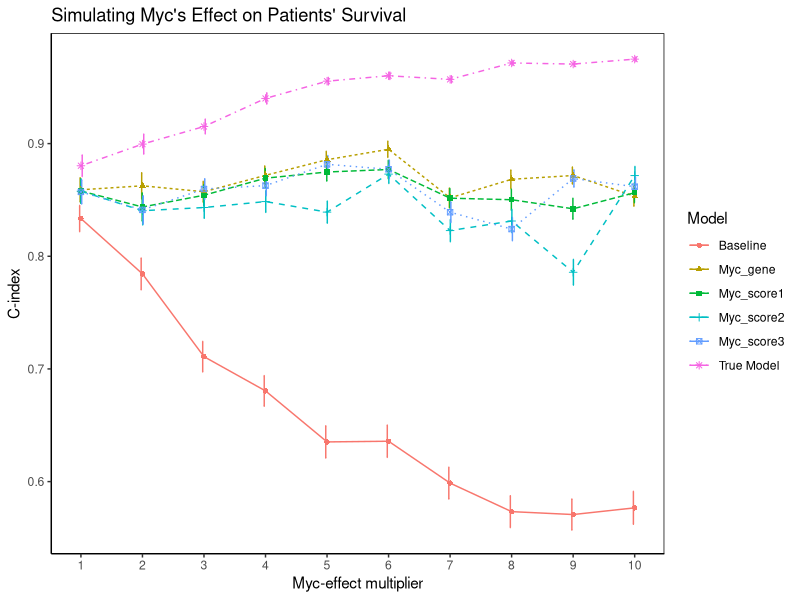

Write the R code that produced this figure.
library(survival)
library(ggplot2)


#n:number of patients/rows
#K:number of myc-target genes
#lambda:parameter of exponential distribution
#nb_mean:parameter of NB distribution
#nb_size:parameter of NB distribution
#coef_myc: relative coeffient magnitude of myc effect in the true model
#theta: censoring distribution parameter, C follows U(0,theta)

#theta=100000: censoring rate=0
#theta=200: censoring rate=0.1
#theta=100: censoring rate=0.2
#theta=60: censoring rate=0.3
#theta=30: censoring rate=0.5
#theta=20: censoring rate=0.6
#theta=10: censoring rate=0.7

n=1000
K=10
lambda=0.01
alpha=0.1
nb_mean=5
nb_size=1
coef_myc=2
theta=200

simu_myc_effect<-function(n,K,lambda,alpha,nb_mean,nb_size,coef_myc,theta){
  
  # 1.Simulate survival time using Cox PH model based on exponential distribution as basedline hazard distribution
  
  # baseline covariates: x1,x2,x3,x4,x5,myc
  
  x1=rnorm(n,0,1)
  x2=rnorm(n,0,1)
  x3=rnorm(n,0,1)
  x4=rbinom(n,1,0.2)
  x5=rbinom(n,1,0.5)
  myc=rnorm(n,0,1)
  
  df1=data.frame(x1,x2,x3,x4,x5,myc)
  
  coef=c(1,1,1,1,1,coef_myc) # coeffient of baseline covariates: x1,x2,x3,x4,x5,myc
  
  # use inverese cdf formula to generate survival time
  
  # simu_exp<-function(x,lambda){
  #   u=runif(1,0,1)
  #   t=-log(u)/(lambda*exp(coef %*% x))
  #   return(t)
  # }
  simu_gompertz<-function(x,lambda,alpha){
    u=runif(1,0,1)
    t=1/alpha*log(1-(alpha*log(u))/(lambda*exp(coef %*% x)))
    return(t)
  }

  #true survival time
  #surv=apply(df1,1,simu_exp,lambda)
  surv=apply(df1,1,simu_gompertz,lambda,alpha)
  
  #censoring time
  C=runif(n,0,theta)
  
  #hist(surv)

  df1$time=pmin(surv,C)
  df1$status=ifelse(surv<=C,1,0)
  
  # 2. Simulate myc's effect on target gene expression
  
  simu_myc<-function(n,K,mean,myc,size){
    df<-NULL
    weight=runif(K,0,2) # weight assigned to each of the K gene, indicating myc's effect size on the gene
    for(k in 1:K){
      effect=exp(myc)*weight[k]
      temp=c()
      for(i in 1:n){
        cur=rnbinom(1, mu = mean*effect[i], size = size)
        temp=c(temp,cur)
      }
      df=cbind(df,temp)
      colnames(df)[k]<-paste0('g',k)
    }
    df=as.data.frame(df)
    return(list(df,weight))
  }
  
  
  
  res=simu_myc(n,K,mean=nb_mean,myc=myc,size=nb_size)
  
  df2=res[[1]]
  weight=res[[2]]
  
  # myc-scores:
  
  # 1. simple weighted sum
  myc_score1=as.matrix(df2) %*% weight
  
  # 2. signed weighted sum
  sign=ifelse(weight>1,1,-1)
  myc_score2=as.matrix(df2) %*% (weight*sign)
  
  # 3. down and up seperated sum
  ind=weight>1
  myc_score3_up=as.matrix(df2[ind]) %*% weight[ind]
  myc_score3_down=as.matrix(df2[-ind]) %*% weight[-ind]
  
  # 4. normalized weighted sum
  
  #myc_score4=(as.matrix(df2) %*% weight)/sum(weight^2)
  
  
  df<-cbind(df1,df2,myc_score1,myc_score2,myc_score3_up,myc_score3_down)
  
  
  fit_myc <- coxph(Surv(time = df$time, event = df$status) ~ x1+x2+x3+x4+x5+myc, data = df)
  #summary(fit_myc) 
  
  
  fit_baseline <- coxph(Surv(time = df$time, event = df$status) ~ x1+x2+x3+x4+x5, data = df)
  #summary(fit_baseline) 
  
  fit_myc_gene <- coxph(Surv(time = df$time, event = df$status) ~.-myc-time-status-myc_score1-myc_score2-myc_score3_up-myc_score3_down, data = df)
  #summary(fit_myc_gene) 
  
  fit_myc_score1 <- coxph(Surv(time = df$time, event = df$status) ~x1+x2+x3+x4+x5+myc_score1, data = df)
  #summary(fit_myc_score1) 
  
  fit_myc_score2 <- coxph(Surv(time = df$time, event = df$status) ~x1+x2+x3+x4+x5+myc_score2, data = df)
  #summary(fit_myc_score2) 
  
  fit_myc_score3 <- coxph(Surv(time = df$time, event = df$status) ~x1+x2+x3+x4+x5+myc_score3_up+myc_score3_down, data = df)
  #summary(fit_myc_score3) 
  
  
  out<-data.frame(rbind(summary(fit_myc)$concordance,
                        summary(fit_baseline)$concordance,
                        summary(fit_myc_gene)$concordance,
                        summary(fit_myc_score1)$concordance,
                        summary(fit_myc_score2)$concordance,
                        summary(fit_myc_score3)$concordance))
  
  colnames(out)<-c('C_index','SD')
  out$Model<-c('True Model','Baseline','Myc_gene','Myc_score1','Myc_score2','Myc_score3')
  out$Myc_effect<-coef_myc
  return(out)
}


res1=simu_myc_effect(n=1000,K=10,lambda=0.01,alpha=0.1,nb_mean=5,nb_size=1,coef_myc=1,theta=10)
res2=simu_myc_effect(n=1000,K=10,lambda=0.01,alpha=0.1,nb_mean=5,nb_size=1,coef_myc=2,theta=10)
res3=simu_myc_effect(n=1000,K=10,lambda=0.01,alpha=0.1,nb_mean=5,nb_size=1,coef_myc=3,theta=10)
res4=simu_myc_effect(n=1000,K=10,lambda=0.01,alpha=0.1,nb_mean=5,nb_size=1,coef_myc=4,theta=10)
res5=simu_myc_effect(n=1000,K=10,lambda=0.01,alpha=0.1,nb_mean=5,nb_size=1,coef_myc=5,theta=10)
res6=simu_myc_effect(n=1000,K=10,lambda=0.01,alpha=0.1,nb_mean=5,nb_size=1,coef_myc=6,theta=10)
res7=simu_myc_effect(n=1000,K=10,lambda=0.01,alpha=0.1,nb_mean=5,nb_size=1,coef_myc=7,theta=10)
res8=simu_myc_effect(n=1000,K=10,lambda=0.01,alpha=0.1,nb_mean=5,nb_size=1,coef_myc=8,theta=10)
res9=simu_myc_effect(n=1000,K=10,lambda=0.01,alpha=0.1,nb_mean=5,nb_size=1,coef_myc=9,theta=10)
res10=simu_myc_effect(n=1000,K=10,lambda=0.01,alpha=0.1,nb_mean=5,nb_size=1,coef_myc=10,theta=10)


final=rbind(res1,res2,res3,res4,res5,res6,res7,res8,res9,res10)


p <- ggplot(final, aes(x=Myc_effect, y=C_index, group = Model, color=Model))+ 
  geom_errorbar(aes(ymin=C_index-SD, ymax=C_index+SD), width=.1, 
                position=position_dodge(0.05)) +
  geom_line(aes(linetype=Model)) + 
  geom_point(aes(shape=Model))+
  scale_x_continuous(breaks = c(1,2,3,4,5,6,7,8,9,10))+
  labs(title="Simulating Myc's Effect on Patients' Survival",x="Myc-effect multiplier", y = "C-index")+
  theme_classic()+
  theme(panel.border = element_rect(colour = "black", fill=NA))
p
